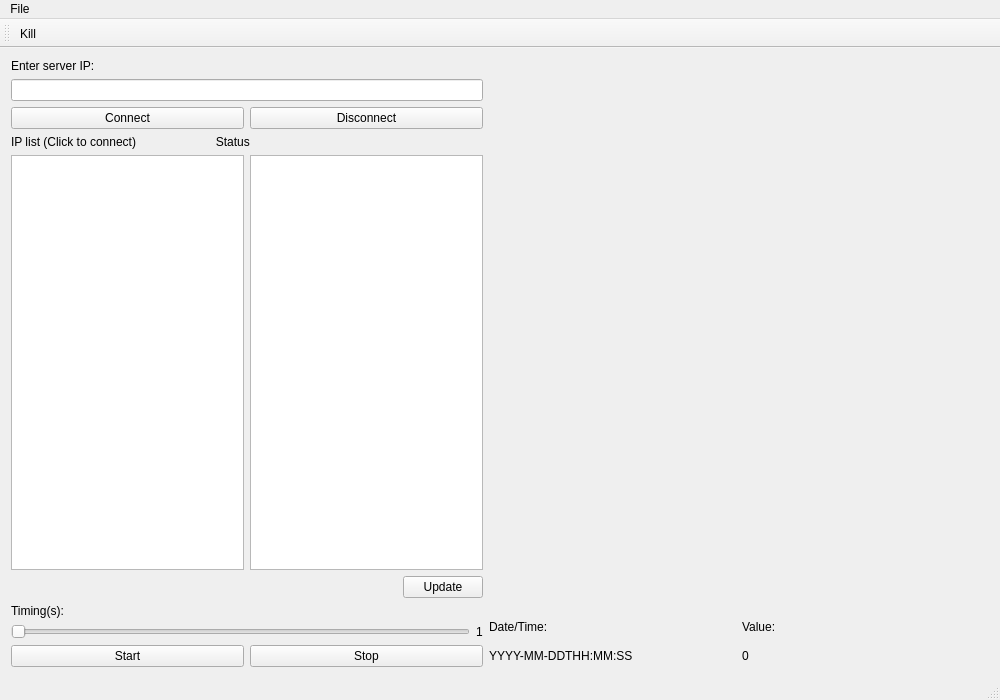
<?xml version="1.0" encoding="UTF-8"?>
<ui version="4.0">
 <class>MainWindow</class>
 <widget class="QMainWindow" name="MainWindow">
  <property name="geometry">
   <rect>
    <x>0</x>
    <y>0</y>
    <width>1000</width>
    <height>700</height>
   </rect>
  </property>
  <property name="minimumSize">
   <size>
    <width>1000</width>
    <height>400</height>
   </size>
  </property>
  <property name="maximumSize">
   <size>
    <width>1000</width>
    <height>700</height>
   </size>
  </property>
  <property name="windowTitle">
   <string>MainWindow</string>
  </property>
  <widget class="QWidget" name="centralWidget">
   <layout class="QVBoxLayout" name="verticalLayout_7">
    <item>
     <layout class="QHBoxLayout" name="horizontalLayout_7">
      <item>
       <layout class="QVBoxLayout" name="verticalLayout_3">
        <item>
         <layout class="QVBoxLayout" name="verticalLayout">
          <item>
           <widget class="QLabel" name="ip_label">
            <property name="text">
             <string>Enter server IP: </string>
            </property>
           </widget>
          </item>
          <item>
           <widget class="QLineEdit" name="ip_lineEdit"/>
          </item>
         </layout>
        </item>
        <item>
         <layout class="QHBoxLayout" name="horizontalLayout">
          <item>
           <widget class="QPushButton" name="connect_button">
            <property name="cursor">
             <cursorShape>PointingHandCursor</cursorShape>
            </property>
            <property name="text">
             <string>Connect</string>
            </property>
           </widget>
          </item>
          <item>
           <widget class="QPushButton" name="disconnect_button">
            <property name="cursor">
             <cursorShape>PointingHandCursor</cursorShape>
            </property>
            <property name="text">
             <string>Disconnect</string>
            </property>
           </widget>
          </item>
         </layout>
        </item>
        <item>
         <widget class="QLabel" name="label">
          <property name="text">
           <string>IP list (Click to connect)                        Status</string>
          </property>
         </widget>
        </item>
        <item>
         <layout class="QHBoxLayout" name="horizontalLayout_5">
          <item>
           <widget class="QListWidget" name="listWidget">
            <property name="minimumSize">
             <size>
              <width>200</width>
              <height>0</height>
             </size>
            </property>
           </widget>
          </item>
          <item>
           <widget class="QListWidget" name="listWidget_2">
            <property name="minimumSize">
             <size>
              <width>200</width>
              <height>0</height>
             </size>
            </property>
           </widget>
          </item>
         </layout>
        </item>
        <item>
         <layout class="QHBoxLayout" name="horizontalLayout_6">
          <item>
           <spacer name="horizontalSpacer_2">
            <property name="orientation">
             <enum>Qt::Horizontal</enum>
            </property>
            <property name="sizeHint" stdset="0">
             <size>
              <width>40</width>
              <height>20</height>
             </size>
            </property>
           </spacer>
          </item>
          <item>
           <widget class="QPushButton" name="update_button">
            <property name="cursor">
             <cursorShape>PointingHandCursor</cursorShape>
            </property>
            <property name="text">
             <string>Update</string>
            </property>
           </widget>
          </item>
         </layout>
        </item>
        <item>
         <layout class="QVBoxLayout" name="verticalLayout_2">
          <item>
           <widget class="QLabel" name="timing_label">
            <property name="text">
             <string>Timing(s): </string>
            </property>
           </widget>
          </item>
          <item>
           <layout class="QHBoxLayout" name="horizontalLayout_4">
            <item>
             <widget class="QSlider" name="horizontalSlider_2">
              <property name="minimum">
               <number>1</number>
              </property>
              <property name="maximum">
               <number>10</number>
              </property>
              <property name="orientation">
               <enum>Qt::Horizontal</enum>
              </property>
             </widget>
            </item>
            <item>
             <widget class="QLabel" name="timing_value_label">
              <property name="text">
               <string>1</string>
              </property>
             </widget>
            </item>
           </layout>
          </item>
         </layout>
        </item>
        <item>
         <layout class="QHBoxLayout" name="horizontalLayout_2">
          <item>
           <widget class="QPushButton" name="start_button">
            <property name="cursor">
             <cursorShape>PointingHandCursor</cursorShape>
            </property>
            <property name="text">
             <string>Start</string>
            </property>
           </widget>
          </item>
          <item>
           <widget class="QPushButton" name="stop_button">
            <property name="cursor">
             <cursorShape>PointingHandCursor</cursorShape>
            </property>
            <property name="text">
             <string>Stop</string>
            </property>
           </widget>
          </item>
         </layout>
        </item>
       </layout>
      </item>
      <item>
       <layout class="QVBoxLayout" name="verticalLayout_6">
        <item>
         <widget class="Plotter" name="widgetPlotter" native="true">
          <property name="minimumSize">
           <size>
            <width>500</width>
            <height>550</height>
           </size>
          </property>
          <property name="maximumSize">
           <size>
            <width>500</width>
            <height>600</height>
           </size>
          </property>
         </widget>
        </item>
        <item>
         <layout class="QHBoxLayout" name="horizontalLayout_3">
          <item>
           <layout class="QVBoxLayout" name="verticalLayout_4">
            <item>
             <widget class="QLabel" name="DateTime_label">
              <property name="text">
               <string>Date/Time: </string>
              </property>
             </widget>
            </item>
            <item>
             <widget class="QLabel" name="DateTime_value_label">
              <property name="text">
               <string>YYYY-MM-DDTHH:MM:SS</string>
              </property>
             </widget>
            </item>
           </layout>
          </item>
          <item>
           <layout class="QVBoxLayout" name="verticalLayout_5">
            <item>
             <widget class="QLabel" name="Value_label">
              <property name="text">
               <string>Value:</string>
              </property>
             </widget>
            </item>
            <item>
             <widget class="QLabel" name="Value_num_Label">
              <property name="text">
               <string>0</string>
              </property>
             </widget>
            </item>
           </layout>
          </item>
         </layout>
        </item>
       </layout>
      </item>
     </layout>
    </item>
   </layout>
  </widget>
  <widget class="QMenuBar" name="menuBar">
   <property name="geometry">
    <rect>
     <x>0</x>
     <y>0</y>
     <width>1000</width>
     <height>25</height>
    </rect>
   </property>
   <widget class="QMenu" name="menuFile">
    <property name="title">
     <string>File</string>
    </property>
    <addaction name="actionKill"/>
    <addaction name="actionDialogo"/>
   </widget>
   <addaction name="menuFile"/>
  </widget>
  <widget class="QToolBar" name="mainToolBar">
   <property name="cursor">
    <cursorShape>ForbiddenCursor</cursorShape>
   </property>
   <attribute name="toolBarArea">
    <enum>TopToolBarArea</enum>
   </attribute>
   <attribute name="toolBarBreak">
    <bool>true</bool>
   </attribute>
   <addaction name="actionKill"/>
  </widget>
  <widget class="QStatusBar" name="statusBar"/>
  <action name="actionKill">
   <property name="icon">
    <iconset resource="recursos.qrc">
     <normaloff>:/bomba</normaloff>:/bomba</iconset>
   </property>
   <property name="text">
    <string>Kill</string>
   </property>
   <property name="toolTip">
    <string>Finaliza a Interface</string>
   </property>
  </action>
  <action name="actionDialogo">
   <property name="text">
    <string>Dialogo</string>
   </property>
  </action>
 </widget>
 <layoutdefault spacing="6" margin="11"/>
 <customwidgets>
  <customwidget>
   <class>Plotter</class>
   <extends>QWidget</extends>
   <header>plotter.h</header>
   <container>1</container>
   <slots>
    <slot>setAmplitude(int)</slot>
    <slot>setFrequencia(int)</slot>
   </slots>
  </customwidget>
 </customwidgets>
 <resources>
  <include location="recursos.qrc"/>
 </resources>
 <connections>
  <connection>
   <sender>actionKill</sender>
   <signal>triggered()</signal>
   <receiver>MainWindow</receiver>
   <slot>finaliza()</slot>
   <hints>
    <hint type="sourcelabel">
     <x>-1</x>
     <y>-1</y>
    </hint>
    <hint type="destinationlabel">
     <x>253</x>
     <y>157</y>
    </hint>
   </hints>
  </connection>
  <connection>
   <sender>actionDialogo</sender>
   <signal>triggered()</signal>
   <receiver>MainWindow</receiver>
   <slot>mostraDialogo()</slot>
   <hints>
    <hint type="sourcelabel">
     <x>-1</x>
     <y>-1</y>
    </hint>
    <hint type="destinationlabel">
     <x>355</x>
     <y>282</y>
    </hint>
   </hints>
  </connection>
  <connection>
   <sender>horizontalSlider_2</sender>
   <signal>valueChanged(int)</signal>
   <receiver>timing_value_label</receiver>
   <slot>setNum(int)</slot>
   <hints>
    <hint type="sourcelabel">
     <x>86</x>
     <y>629</y>
    </hint>
    <hint type="destinationlabel">
     <x>478</x>
     <y>630</y>
    </hint>
   </hints>
  </connection>
 </connections>
 <slots>
  <slot>copiaTexto()</slot>
  <slot>mostraLcd(int)</slot>
  <slot>finaliza()</slot>
  <slot>mostraDialogo()</slot>
 </slots>
</ui>
